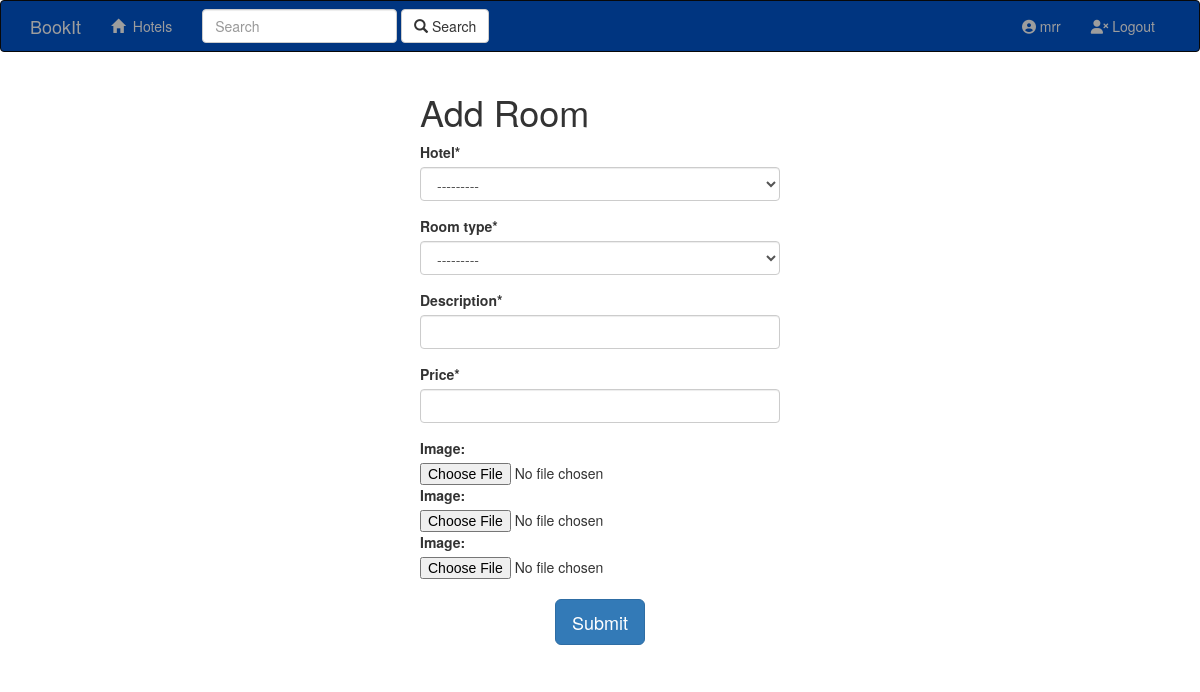
/booking/rooms/add (signed in), run on an earlier commit of the app's database.
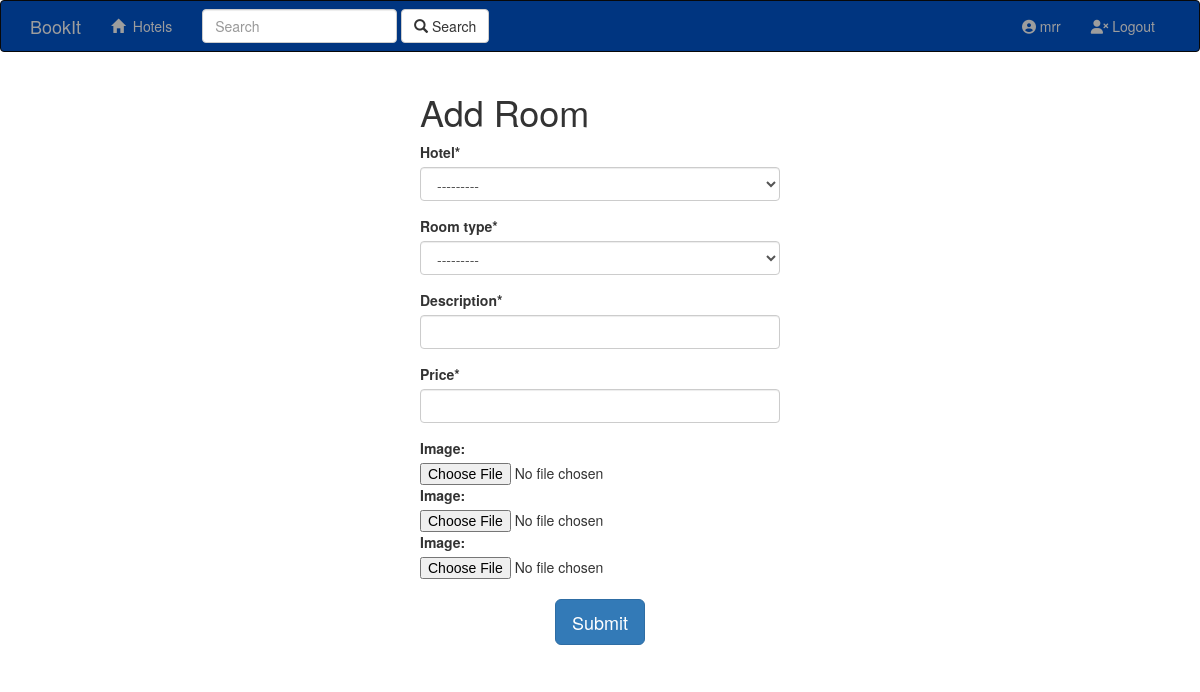
And on a later commit of the database.
### booking/models.py (models this page shows)
class Room_Type(models.Model):
    ROOM_TYPES = (
        ('single', 'Single'),
        ('double', 'Double'),
        ('twin', 'Twin'),
        ('triple', 'Triple'),
        ('multiple', 'Multiple')
    )
    room_type = models.CharField(choices=ROOM_TYPES, max_length=10)
    room_standard = models.CharField(max_length=100)
    smoking_in = models.BooleanField()
    def __str__(self):
        return "{} {}".format(self.room_type, self.room_standard)

### booking/views.py (the view)
def room_add(request):
    ImageFormSet = modelformset_factory(Image, form=ImageForm, extra=3)
    if request.method == 'POST':
        roomForm = RoomForm(request.POST)
        formset = ImageFormSet(request.POST, request.FILES, queryset=Image.objects.none())
        if roomForm.is_valid() and formset.is_valid():
            room_form = roomForm.save(commit=False)
            room_form.save()
            for form in formset.cleaned_data:
                try:
                    image = form['image']
                    photo = Image(room=room_form, image=image)
                    photo.save()
                except KeyError:
                    pass
            try:
                image = formset.cleaned_data[0]['image']
                room_form.avatar = image
                room_form.save()
            except KeyError:
                room_form.delete()
                return clear_room_add_form(request, ImageFormSet, 'Select at least 1 Image!')
            return redirect('booking:index')
        else:
            return clear_room_add_form(request, ImageFormSet, 'Invalid form!')
    else:
        return clear_room_add_form(request, ImageFormSet, '')

### booking/forms.py
class RoomForm(forms.ModelForm):
    class Meta:
        model = Room
        fields = ('hotel', 'room_type', 'description', 'price')

### booking/models.py (called while the page is built)
    def __str__(self):
        return self.chain_name

    def __str__(self):
        return "{} {} {} {} {} {} {} {} {}".format(
            self.hotel_chain,
            self.country_code,
            self.star_rating,
            self.name,
            self.email,
            self.phone_number,
            self.address,
            self.city,
            self.url)

### booking/views.py (called while the page is built)
def clear_room_add_form(request, formSet, title):
    title = title
    ImageFormSet = formSet
    roomForm = RoomForm()
    formset = ImageFormSet(queryset=Image.objects.none())
    context = {'roomForm': roomForm, 'formset': formset, 'title': title}
    return render(request, 'booking/room_add.html', context)

### booking/templates/booking/room_add.html (shortened to what this page needs)
{% extends 'booking/base.html' %}
{% load crispy_forms_tags %}
{% block content %}
{% if request.user.is_authenticated and user.is_superuser %}
<div class="row">
  <div class="col-md-4 col-sm-offset-4">
      <h1>Add Room</h1>
    <form id="room_form" method="post" action=""
          enctype="multipart/form-data">
        {{ roomForm|crispy }}
        {% for form in formset %}
            {{ form }}
        {% endfor %}
        <br>
        <div style="text-align:center;">
        <input class="btn btn-lg btn-primary" type="submit" name="submit" value="Submit" />
        </div>
        <br>
    </form>
  </div>
</div>
{% endif %}
{% endblock %}

### booking/templates/booking/base.html (shortened to what this page needs)
<!DOCTYPE html>
<html lang="en">
<head>
    {% load staticfiles %}
    {% include 'booking/bootstrap_css.html' %}
</head>
<body>
    {% include 'booking/navbar.html' %}
    <div class="container">
        <div id="content">
            {% block content %}
            {% endblock %}
        </div>
    </div>
</body>
</html>

### booking/templates/booking/bootstrap_css.html (shortened to what this page needs)
    <link rel="stylesheet" type="text/css" href="/static/css/base.css">
    <link rel="stylesheet" href="https://maxcdn.bootstrapcdn.com/bootstrap/3.3.6/css/bootstrap.min.css">

### booking/templates/booking/navbar.html (shortened to what this page needs)
<nav class="navbar navbar-inverse">
        <div class="container">
            <div class="navbar-header">
                <a class="navbar-brand" href="{% url 'booking:index' %}">BookIt</a>
            </div>
            <div class="collapse navbar-collapse" id="topNavBar">
                <ul class="nav navbar-nav">
                    <li class="">
                        <a href="{% url 'booking:hotels' %}">
                            <span class="glyphicon glyphicon-home" aria-hidden="true"></span>&nbsp; Hotels</a>
                    </li>
                </ul>
                <form class="navbar-form navbar-left" role="search" method="get" action="{% url 'booking:hotels' %}">
                    <div class="form-group">
                        <input type="text" class="form-control" name="q" value="{{ request.GET.q }}"
                               placeholder="Search">
                    </div>
                    <button type="submit" class="btn btn-default">
                        <span class="glyphicon glyphicon-search" aria-hidden="true"></span>
                        Search</button>
                </form>
                <ul class="nav navbar-nav navbar-right">
                    {% if request.user.is_authenticated %}
                    <li>
                        <a href="{% url 'booking:user_profile' user.username %}">
                            <i class="fa fa-user-circle" aria-hidden="true"></i> {{ user.username }}
                        </a>
                    </li>
                    <li>
                        <a href="{% url 'auth_logout' %}">
                            <i class="fa fa-user-times" aria-hidden="true"></i> Logout
                        </a>
                    </li>
                    {% endif %}
                </ul>
            </div>
        </div>
</nav>

What changed in the data, as far as the page shows it:
now on this page (row edited): Room_Type: room_type "---------"
Also different on the page:
form field room_type: "---------" → (not shown)
